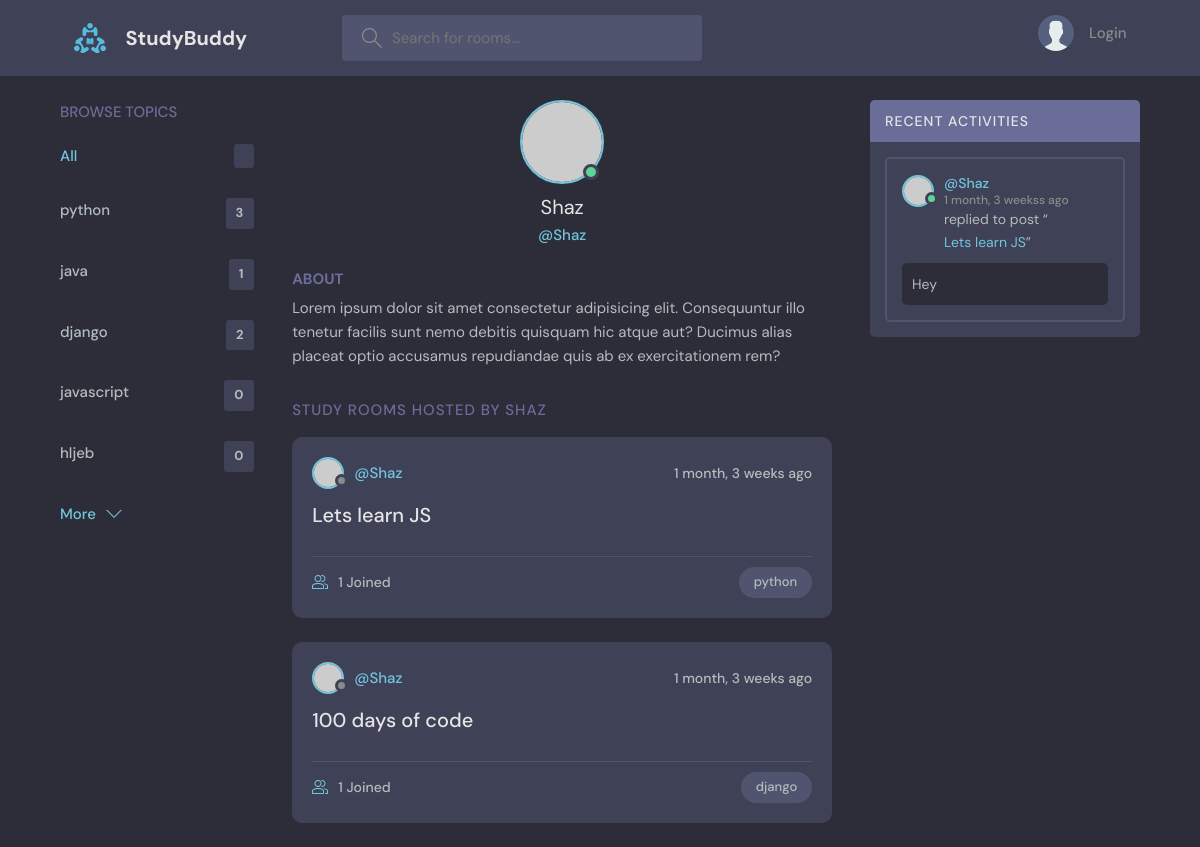
Page /profile/1/ on the committed database.
### base/models.py (models this page shows, shortened)
class Topic(models.Model):
    name = models.CharField(max_length=200)

class Room(models.Model):
    host = models.ForeignKey(User, on_delete=models.SET_NULL, null=True)
    topic = models.ForeignKey(Topic, on_delete=models.SET_NULL, null=True)
    name = models.CharField(max_length=200)
    description = models.TextField(null=True, blank=True)
    participants = models.ManyToManyField(
        User, related_name='participants', blank=True)
    updated = models.DateTimeField(auto_now=True)
    created = models.DateTimeField(auto_now_add=True)
    class Meta:
        ordering = ['-updated', '-created']
    def __str__(self):
        return str(self.name)

class Message(models.Model):
    user = models.ForeignKey(User, on_delete=models.CASCADE)
    room = models.ForeignKey(Room, on_delete=models.CASCADE)
    body = models.TextField()
    updated = models.DateTimeField(auto_now=True)
    created = models.DateTimeField(auto_now_add=True)
    class Meta:
        ordering = ['-updated', '-created']

### base/views.py (the view)
# urls.py: path('profile/<str:pk>/', views.userProfile, name="userProfile"),
def userProfile(request, pk):
    user = User.objects.get(id=pk)
    rooms = user.room_set.all()
    room_messages = user.message_set.all()
    topics = Topic.objects.all()
    context = {'user': user, 'rooms': rooms,
               'room_messages': room_messages, 'topics': topics}
    return render(request, 'base/profile.html', context)

### base/templates/base/profile.html (shortened to what this page needs)
{% extends 'main.html' %} {% block content %}
  <main class="profile-page layout layout--3">
    <div class="container">
      {% include 'base/topics_components.html' %}
      <div class="roomList">
        <div class="profile">
          <div class="profile__avatar">
            <div class="avatar avatar--large active">
              <img src="https://randomuser.me/api/portraits/men/11.jpg" />
            </div>
          </div>
          <div class="profile__info">
            <h3>{{user.username}}</h3>
            <p>@{{user.username}}</p>
          </div>
          <div class="profile__about">
            <h3>About</h3>
            <p>
              Lorem ipsum dolor sit amet consectetur adipisicing elit. Consequuntur illo tenetur
              facilis sunt nemo debitis quisquam hic atque aut? Ducimus alias placeat optio
              accusamus repudiandae quis ab ex exercitationem rem?
            </p>
          </div>
        </div>
        <div class="roomList__header">
          <div>
            <h2>Study Rooms Hosted by {{user.username}}</a>
            </h2>
          </div>
        </div>
        {% include 'base/feed_components.html' %}
      </div>
      {% include 'base/activity_components.html' %}
    </div>
  </main>
  {% endblock content %}

### base/templates/base/topics_components.html
<div class="topics">
  <div class="topics__header">
    <h2>Browse Topics</h2>
  </div>
  <ul class="topics__list">
    <li>
      <a href="{%url 'home'%}" class="active"
        >All <span>{{topic.count}}</span></a
      >
    </li>
    {%for topic in topics%}
    <li>
      <a href="{% url 'home'%}?q={{topic.name}}"
        >{{topic.name}} <span>{{topic.room_set.all.count}}</span></a
      >
    </li>
    {% endfor %}
  </ul>
  <a class="btn btn--link" href="{% url 'topics'%}">
    More
    <svg
      version="1.1"
      xmlns="http://www.w3.org/2000/svg"
      width="32"
      height="32"
      viewBox="0 0 32 32"
    >
      <title>chevron-down</title>
      <path d="M16 21l-13-13h-3l16 16 16-16h-3l-13 13z"></path>
    </svg>
  </a>
</div>

### base/templates/base/feed_components.html (shortened to what this page needs)
{% for room in rooms %}
<div class="roomListRoom">
  <div class="roomListRoom__header">
    <a href="{% url 'userProfile' room.host.id%}" class="roomListRoom__author">
      <div class="avatar avatar--small">
        <img src="https://randomuser.me/api/portraits/women/11.jpg" />
      </div>
      <span>@{{room.host.username}}</span>
    </a>
    <div class="roomListRoom__actions">
      <span>{{room.created|timesince}} ago</span>
    </div>
  </div>
  <div class="roomListRoom__content">
    <a href="{% url 'room' room.id%}">{{room.name}}</a>
  </div>
  <div class="roomListRoom__meta">
    <a href="{% url 'room' room.id%}" class="roomListRoom__joined">
      {{room.participants.all.count}} Joined
    </a>
    <p class="roomListRoom__topic">{{room.topic.name}}</p>
  </div>
</div>
{% endfor %}

### base/templates/base/activity_components.html (shortened to what this page needs)
<div class="activities">
  <div class="activities__header">
    <h2>Recent Activities</h2>
  </div>
  {% for message in room_messages %}
  <div class="activities__box">
    <div class="activities__boxHeader roomListRoom__header">
      <a
        href="{% url 'userProfile' message.user.id%}"
        class="roomListRoom__author"
      >
        <div class="avatar avatar--small active">
          <img src="https://randomuser.me/api/portraits/men/13.jpg" />
        </div>
        <p>
          @{{message.user}}
          <span>{{message.created|timesince}}s ago</span>
        </p>
      </a>
    </div>
    <div class="activities__boxContent">
      <p>
        replied to post “<a href="{% url 'room' message.room.id%}"
          >{{message.room}}</a
        >”
      </p>
      <div class="activities__boxRoomContent">{{message.body}}</div>
    </div>
  </div>
  {% endfor %}
</div>

### rows in the picture
Topic: name "python", room_set.all.count "3"
Topic: name "java", room_set.all.count "1"
Topic: name "django", room_set.all.count "2"
Topic: name "javascript", room_set.all.count "0"
Topic: name "hljeb", room_set.all.count "0"
Room: host.username "Shaz", created "1 month, 3 weeks", name "Lets learn JS", participants.all.count "1", topic.name "python"
Room: host.username "Shaz", created "1 month, 3 weeks", name "100 days of code", participants.all.count "1", topic.name "django"
Message: user "Shaz", created "1 month, 3 weeks", room "Lets learn JS", body "Hey"

### other values in the picture
{{ user.username }} "Shaz"
{{ user.username }} "SHAZ"
